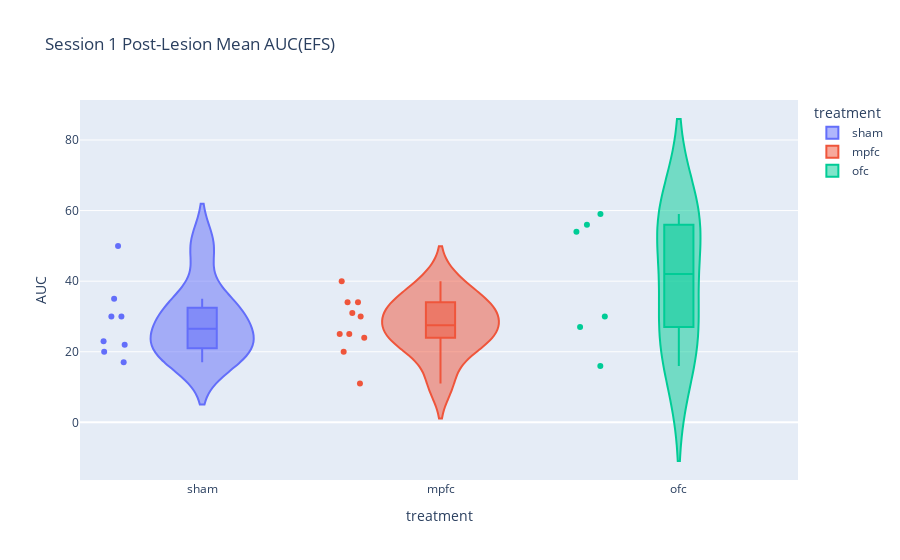

Notebook source saved alongside this figure:
### Markdown cell above
Plot Histogram for each treatment group

### Code cell
fig = px.violin(
    ses1_auc,
    x="treatment",
    y="AUC",
    box=True,
    points="all",
    color="treatment",
    category_orders=cat,
    title="Session 1 Post-Lesion Mean AUC(EFS)"
)

fig.write_image(export_path + "/mean_AUC_EFS_ses1.svg")

fig.show()

### Figure 1 — Plotly figure (JSON) as saved in the notebook; plotly's stock layout.template omitted (floating-point values rounded to 4 significant figures)
{"data": [{"alignmentgroup": "True", "box": {"visible": true}, "hovertemplate": "treatment=%{x}<br>AUC=%{y}<extra></extra>", "legendgroup": "sham", "marker": {"color": "#636efa"}, "name": "sham", "offsetgroup": "sham", "orientation": "v", "points": "all", "scalegroup": "True", "showlegend": true, "type": "violin", "x": ["sham", "sham", "sham", "sham", "sham", "sham", "sham", "sham"], "x0": " ", "xaxis": "x", "y": [30.0, 35.0, 20.0, 22.0, 50.0, 17.0, 23.0, 30.0], "y0": " ", "yaxis": "y"}, {"alignmentgroup": "True", "box": {"visible": true}, "hovertemplate": "treatment=%{x}<br>AUC=%{y}<extra></extra>", "legendgroup": "mpfc", "marker": {"color": "#EF553B"}, "name": "mpfc", "offsetgroup": "mpfc", "orientation": "v", "points": "all", "scalegroup": "True", "showlegend": true, "type": "violin", "x": ["mpfc", "mpfc", "mpfc", "mpfc", "mpfc", "mpfc", "mpfc", "mpfc", "mpfc", "mpfc"], "x0": " ", "xaxis": "x", "y": [20.0, 25.0, 31.0, 30.0, 34.0, 25.0, 40.0, 11.0, 24.0, 34.0], "y0": " ", "yaxis": "y"}, {"alignmentgroup": "True", "box": {"visible": true}, "hovertemplate": "treatment=%{x}<br>AUC=%{y}<extra></extra>", "legendgroup": "ofc", "marker": {"color": "#00cc96"}, "name": "ofc", "offsetgroup": "ofc", "orientation": "v", "points": "all", "scalegroup": "True", "showlegend": true, "type": "violin", "x": ["ofc", "ofc", "ofc", "ofc", "ofc", "ofc"], "x0": " ", "xaxis": "x", "y": [56.0, 30.0, 54.0, 59.0, 27.0, 16.0], "y0": " ", "yaxis": "y"}], "layout": {"legend": {"title": {"text": "treatment"}, "tracegroupgap": 0}, "title": {"text": "Session 1 Post-Lesion Mean AUC(EFS)"}, "violinmode": "overlay", "xaxis": {"anchor": "y", "categoryarray": ["sham", "mpfc", "ofc"], "categoryorder": "array", "domain": [0, 1], "title": {"text": "treatment"}}, "yaxis": {"anchor": "x", "domain": [0, 1], "title": {"text": "AUC"}}}}
